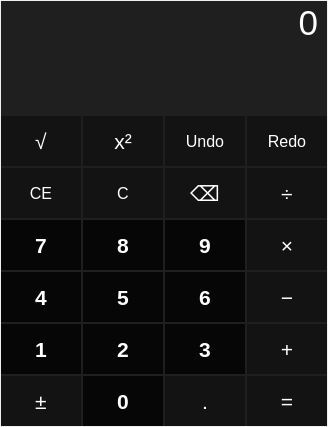
<?xml version="1.0" encoding="UTF-8"?>
<ui version="4.0">
 <class>SummerWarClass</class>
 <widget class="QMainWindow" name="SummerWarClass">
  <property name="enabled">
   <bool>true</bool>
  </property>
  <property name="geometry">
   <rect>
    <x>0</x>
    <y>0</y>
    <width>328</width>
    <height>427</height>
   </rect>
  </property>
  <property name="minimumSize">
   <size>
    <width>0</width>
    <height>0</height>
   </size>
  </property>
  <property name="windowTitle">
   <string>Calculator</string>
  </property>
  <property name="layoutDirection">
   <enum>Qt::LeftToRight</enum>
  </property>
  <property name="styleSheet">
   <string notr="true"/>
  </property>
  <widget class="QWidget" name="centralWidget">
   <property name="autoFillBackground">
    <bool>false</bool>
   </property>
   <property name="styleSheet">
    <string notr="true">QWidget {
color : #ffffff;
background-color: #1f1f1f;
margin: 1px;
border: none;
}
QPushButton {
width: 80;
height: 50;
background-color: #131313;
}
QPushButton:hover {
background-color: #4a4a4a;
}</string>
   </property>
   <layout class="QGridLayout" name="gridLayout">
    <property name="sizeConstraint">
     <enum>QLayout::SetDefaultConstraint</enum>
    </property>
    <property name="leftMargin">
     <number>0</number>
    </property>
    <property name="topMargin">
     <number>0</number>
    </property>
    <property name="rightMargin">
     <number>0</number>
    </property>
    <property name="bottomMargin">
     <number>0</number>
    </property>
    <property name="spacing">
     <number>0</number>
    </property>
    <item row="9" column="3">
     <widget class="QPushButton" name="pushButtonMinus">
      <property name="sizePolicy">
       <sizepolicy hsizetype="Preferred" vsizetype="Preferred">
        <horstretch>0</horstretch>
        <verstretch>1</verstretch>
       </sizepolicy>
      </property>
      <property name="font">
       <font>
        <pointsize>16</pointsize>
       </font>
      </property>
      <property name="autoFillBackground">
       <bool>false</bool>
      </property>
      <property name="text">
       <string>−</string>
      </property>
     </widget>
    </item>
    <item row="6" column="2">
     <widget class="QPushButton" name="pushButtonErase">
      <property name="sizePolicy">
       <sizepolicy hsizetype="Preferred" vsizetype="Preferred">
        <horstretch>0</horstretch>
        <verstretch>1</verstretch>
       </sizepolicy>
      </property>
      <property name="font">
       <font>
        <pointsize>16</pointsize>
       </font>
      </property>
      <property name="autoFillBackground">
       <bool>false</bool>
      </property>
      <property name="text">
       <string>⌫</string>
      </property>
     </widget>
    </item>
    <item row="4" column="1">
     <widget class="QPushButton" name="pushButtonSqr">
      <property name="sizePolicy">
       <sizepolicy hsizetype="Preferred" vsizetype="Preferred">
        <horstretch>0</horstretch>
        <verstretch>1</verstretch>
       </sizepolicy>
      </property>
      <property name="font">
       <font>
        <pointsize>16</pointsize>
        <weight>50</weight>
        <italic>false</italic>
        <bold>false</bold>
       </font>
      </property>
      <property name="text">
       <string>x²</string>
      </property>
     </widget>
    </item>
    <item row="11" column="0">
     <widget class="QPushButton" name="pushButtonNegate">
      <property name="sizePolicy">
       <sizepolicy hsizetype="Preferred" vsizetype="Preferred">
        <horstretch>0</horstretch>
        <verstretch>1</verstretch>
       </sizepolicy>
      </property>
      <property name="font">
       <font>
        <pointsize>16</pointsize>
       </font>
      </property>
      <property name="autoFillBackground">
       <bool>false</bool>
      </property>
      <property name="text">
       <string>±</string>
      </property>
     </widget>
    </item>
    <item row="11" column="2">
     <widget class="QPushButton" name="pushButtonDot">
      <property name="sizePolicy">
       <sizepolicy hsizetype="Preferred" vsizetype="Preferred">
        <horstretch>0</horstretch>
        <verstretch>1</verstretch>
       </sizepolicy>
      </property>
      <property name="font">
       <font>
        <pointsize>16</pointsize>
       </font>
      </property>
      <property name="autoFillBackground">
       <bool>false</bool>
      </property>
      <property name="text">
       <string>.</string>
      </property>
     </widget>
    </item>
    <item row="2" column="0" colspan="4">
     <widget class="QLabel" name="labelEntry">
      <property name="sizePolicy">
       <sizepolicy hsizetype="Preferred" vsizetype="Preferred">
        <horstretch>0</horstretch>
        <verstretch>1</verstretch>
       </sizepolicy>
      </property>
      <property name="minimumSize">
       <size>
        <width>0</width>
        <height>0</height>
       </size>
      </property>
      <property name="maximumSize">
       <size>
        <width>16777215</width>
        <height>100</height>
       </size>
      </property>
      <property name="font">
       <font>
        <pointsize>26</pointsize>
       </font>
      </property>
      <property name="styleSheet">
       <string notr="true"/>
      </property>
      <property name="text">
       <string>0</string>
      </property>
      <property name="textFormat">
       <enum>Qt::AutoText</enum>
      </property>
      <property name="scaledContents">
       <bool>false</bool>
      </property>
      <property name="alignment">
       <set>Qt::AlignRight|Qt::AlignTrailing|Qt::AlignVCenter</set>
      </property>
     </widget>
    </item>
    <item row="9" column="1">
     <widget class="QPushButton" name="pushButton5">
      <property name="sizePolicy">
       <sizepolicy hsizetype="Preferred" vsizetype="Preferred">
        <horstretch>0</horstretch>
        <verstretch>1</verstretch>
       </sizepolicy>
      </property>
      <property name="font">
       <font>
        <pointsize>16</pointsize>
        <weight>75</weight>
        <bold>true</bold>
       </font>
      </property>
      <property name="autoFillBackground">
       <bool>false</bool>
      </property>
      <property name="styleSheet">
       <string notr="true">QPushButton {
background-color: #060606;
}
QPushButton:hover {
background-color: #4a4a4a;
}</string>
      </property>
      <property name="text">
       <string>5</string>
      </property>
     </widget>
    </item>
    <item row="7" column="2">
     <widget class="QPushButton" name="pushButton9">
      <property name="sizePolicy">
       <sizepolicy hsizetype="Preferred" vsizetype="Preferred">
        <horstretch>0</horstretch>
        <verstretch>1</verstretch>
       </sizepolicy>
      </property>
      <property name="font">
       <font>
        <pointsize>16</pointsize>
        <weight>75</weight>
        <bold>true</bold>
       </font>
      </property>
      <property name="autoFillBackground">
       <bool>false</bool>
      </property>
      <property name="styleSheet">
       <string notr="true">QPushButton {
background-color: #060606;
}
QPushButton:hover {
background-color: #4a4a4a;
}</string>
      </property>
      <property name="text">
       <string>9</string>
      </property>
     </widget>
    </item>
    <item row="3" column="0" colspan="4">
     <widget class="QScrollArea" name="scrollArea">
      <property name="sizePolicy">
       <sizepolicy hsizetype="Preferred" vsizetype="Preferred">
        <horstretch>0</horstretch>
        <verstretch>1</verstretch>
       </sizepolicy>
      </property>
      <property name="maximumSize">
       <size>
        <width>16777215</width>
        <height>100</height>
       </size>
      </property>
      <property name="layoutDirection">
       <enum>Qt::RightToLeft</enum>
      </property>
      <property name="styleSheet">
       <string notr="true"/>
      </property>
      <property name="frameShape">
       <enum>QFrame::StyledPanel</enum>
      </property>
      <property name="frameShadow">
       <enum>QFrame::Sunken</enum>
      </property>
      <property name="widgetResizable">
       <bool>true</bool>
      </property>
      <property name="alignment">
       <set>Qt::AlignRight|Qt::AlignTrailing|Qt::AlignVCenter</set>
      </property>
      <widget class="QWidget" name="scrollAreaWidgetContents">
       <property name="geometry">
        <rect>
         <x>0</x>
         <y>0</y>
         <width>326</width>
         <height>69</height>
        </rect>
       </property>
       <property name="styleSheet">
        <string notr="true"/>
       </property>
       <layout class="QGridLayout" name="gridLayout_2">
        <property name="leftMargin">
         <number>0</number>
        </property>
        <property name="topMargin">
         <number>0</number>
        </property>
        <property name="rightMargin">
         <number>0</number>
        </property>
        <property name="bottomMargin">
         <number>0</number>
        </property>
        <property name="spacing">
         <number>0</number>
        </property>
        <item row="0" column="0">
         <widget class="QLabel" name="labelExpression">
          <property name="sizePolicy">
           <sizepolicy hsizetype="Preferred" vsizetype="Preferred">
            <horstretch>0</horstretch>
            <verstretch>1</verstretch>
           </sizepolicy>
          </property>
          <property name="minimumSize">
           <size>
            <width>0</width>
            <height>0</height>
           </size>
          </property>
          <property name="maximumSize">
           <size>
            <width>16777215</width>
            <height>100</height>
           </size>
          </property>
          <property name="sizeIncrement">
           <size>
            <width>0</width>
            <height>0</height>
           </size>
          </property>
          <property name="baseSize">
           <size>
            <width>0</width>
            <height>0</height>
           </size>
          </property>
          <property name="font">
           <font>
            <pointsize>12</pointsize>
           </font>
          </property>
          <property name="layoutDirection">
           <enum>Qt::RightToLeft</enum>
          </property>
          <property name="styleSheet">
           <string notr="true">QLabel {
height: 24;
}</string>
          </property>
          <property name="frameShape">
           <enum>QFrame::NoFrame</enum>
          </property>
          <property name="text">
           <string/>
          </property>
          <property name="scaledContents">
           <bool>false</bool>
          </property>
          <property name="alignment">
           <set>Qt::AlignRight|Qt::AlignTrailing|Qt::AlignVCenter</set>
          </property>
          <property name="indent">
           <number>-1</number>
          </property>
         </widget>
        </item>
       </layout>
      </widget>
     </widget>
    </item>
    <item row="4" column="0">
     <widget class="QPushButton" name="pushButtonSqrt">
      <property name="sizePolicy">
       <sizepolicy hsizetype="Preferred" vsizetype="Preferred">
        <horstretch>0</horstretch>
        <verstretch>1</verstretch>
       </sizepolicy>
      </property>
      <property name="font">
       <font>
        <pointsize>16</pointsize>
       </font>
      </property>
      <property name="text">
       <string>√</string>
      </property>
     </widget>
    </item>
    <item row="7" column="0">
     <widget class="QPushButton" name="pushButton7">
      <property name="sizePolicy">
       <sizepolicy hsizetype="Preferred" vsizetype="Preferred">
        <horstretch>0</horstretch>
        <verstretch>1</verstretch>
       </sizepolicy>
      </property>
      <property name="font">
       <font>
        <pointsize>16</pointsize>
        <weight>75</weight>
        <bold>true</bold>
       </font>
      </property>
      <property name="autoFillBackground">
       <bool>false</bool>
      </property>
      <property name="styleSheet">
       <string notr="true">QPushButton {
background-color: #060606;
}
QPushButton:hover {
background-color: #4a4a4a;
}</string>
      </property>
      <property name="text">
       <string>7</string>
      </property>
     </widget>
    </item>
    <item row="7" column="1">
     <widget class="QPushButton" name="pushButton8">
      <property name="sizePolicy">
       <sizepolicy hsizetype="Preferred" vsizetype="Preferred">
        <horstretch>0</horstretch>
        <verstretch>1</verstretch>
       </sizepolicy>
      </property>
      <property name="font">
       <font>
        <pointsize>16</pointsize>
        <weight>75</weight>
        <bold>true</bold>
       </font>
      </property>
      <property name="autoFillBackground">
       <bool>false</bool>
      </property>
      <property name="styleSheet">
       <string notr="true">QPushButton {
background-color: #060606;
}
QPushButton:hover {
background-color: #4a4a4a;
}</string>
      </property>
      <property name="text">
       <string>8</string>
      </property>
     </widget>
    </item>
    <item row="10" column="0">
     <widget class="QPushButton" name="pushButton1">
      <property name="sizePolicy">
       <sizepolicy hsizetype="Preferred" vsizetype="Preferred">
        <horstretch>0</horstretch>
        <verstretch>1</verstretch>
       </sizepolicy>
      </property>
      <property name="font">
       <font>
        <pointsize>16</pointsize>
        <weight>75</weight>
        <bold>true</bold>
       </font>
      </property>
      <property name="autoFillBackground">
       <bool>false</bool>
      </property>
      <property name="styleSheet">
       <string notr="true">QPushButton {
background-color: #060606;
}
QPushButton:hover {
background-color: #4a4a4a;
}</string>
      </property>
      <property name="text">
       <string>1</string>
      </property>
     </widget>
    </item>
    <item row="6" column="0">
     <widget class="QPushButton" name="pushButtonClearEntry">
      <property name="sizePolicy">
       <sizepolicy hsizetype="Preferred" vsizetype="Preferred">
        <horstretch>0</horstretch>
        <verstretch>1</verstretch>
       </sizepolicy>
      </property>
      <property name="font">
       <font>
        <pointsize>12</pointsize>
       </font>
      </property>
      <property name="autoFillBackground">
       <bool>false</bool>
      </property>
      <property name="text">
       <string>CE</string>
      </property>
     </widget>
    </item>
    <item row="11" column="1">
     <widget class="QPushButton" name="pushButton0">
      <property name="sizePolicy">
       <sizepolicy hsizetype="Preferred" vsizetype="Preferred">
        <horstretch>0</horstretch>
        <verstretch>1</verstretch>
       </sizepolicy>
      </property>
      <property name="font">
       <font>
        <pointsize>16</pointsize>
        <weight>75</weight>
        <bold>true</bold>
       </font>
      </property>
      <property name="autoFillBackground">
       <bool>false</bool>
      </property>
      <property name="styleSheet">
       <string notr="true">QPushButton {
background-color: #060606;
}
QPushButton:hover {
background-color: #4a4a4a;
}</string>
      </property>
      <property name="text">
       <string>0</string>
      </property>
     </widget>
    </item>
    <item row="9" column="2">
     <widget class="QPushButton" name="pushButton6">
      <property name="sizePolicy">
       <sizepolicy hsizetype="Preferred" vsizetype="Preferred">
        <horstretch>0</horstretch>
        <verstretch>1</verstretch>
       </sizepolicy>
      </property>
      <property name="font">
       <font>
        <pointsize>16</pointsize>
        <weight>75</weight>
        <bold>true</bold>
       </font>
      </property>
      <property name="autoFillBackground">
       <bool>false</bool>
      </property>
      <property name="styleSheet">
       <string notr="true">QPushButton {
background-color: #060606;
}
QPushButton:hover {
background-color: #4a4a4a;
}</string>
      </property>
      <property name="text">
       <string>6</string>
      </property>
     </widget>
    </item>
    <item row="9" column="0">
     <widget class="QPushButton" name="pushButton4">
      <property name="sizePolicy">
       <sizepolicy hsizetype="Preferred" vsizetype="Preferred">
        <horstretch>0</horstretch>
        <verstretch>1</verstretch>
       </sizepolicy>
      </property>
      <property name="font">
       <font>
        <pointsize>16</pointsize>
        <weight>75</weight>
        <bold>true</bold>
       </font>
      </property>
      <property name="autoFillBackground">
       <bool>false</bool>
      </property>
      <property name="styleSheet">
       <string notr="true">QPushButton {
background-color: #060606;
}
QPushButton:hover {
background-color: #4a4a4a;
}</string>
      </property>
      <property name="text">
       <string>4</string>
      </property>
     </widget>
    </item>
    <item row="4" column="2">
     <widget class="QPushButton" name="pushButtonUndo">
      <property name="sizePolicy">
       <sizepolicy hsizetype="Preferred" vsizetype="Preferred">
        <horstretch>0</horstretch>
        <verstretch>1</verstretch>
       </sizepolicy>
      </property>
      <property name="font">
       <font>
        <pointsize>12</pointsize>
       </font>
      </property>
      <property name="text">
       <string>Undo</string>
      </property>
     </widget>
    </item>
    <item row="4" column="3">
     <widget class="QPushButton" name="pushButtonRedo">
      <property name="sizePolicy">
       <sizepolicy hsizetype="Preferred" vsizetype="Preferred">
        <horstretch>0</horstretch>
        <verstretch>1</verstretch>
       </sizepolicy>
      </property>
      <property name="font">
       <font>
        <pointsize>12</pointsize>
       </font>
      </property>
      <property name="text">
       <string>Redo</string>
      </property>
     </widget>
    </item>
    <item row="10" column="1">
     <widget class="QPushButton" name="pushButton2">
      <property name="sizePolicy">
       <sizepolicy hsizetype="Preferred" vsizetype="Preferred">
        <horstretch>0</horstretch>
        <verstretch>1</verstretch>
       </sizepolicy>
      </property>
      <property name="font">
       <font>
        <pointsize>16</pointsize>
        <weight>75</weight>
        <bold>true</bold>
       </font>
      </property>
      <property name="autoFillBackground">
       <bool>false</bool>
      </property>
      <property name="styleSheet">
       <string notr="true">QPushButton {
background-color: #060606;
}
QPushButton:hover {
background-color: #4a4a4a;
}</string>
      </property>
      <property name="text">
       <string>2</string>
      </property>
     </widget>
    </item>
    <item row="10" column="3">
     <widget class="QPushButton" name="pushButtonPlus">
      <property name="sizePolicy">
       <sizepolicy hsizetype="Preferred" vsizetype="Preferred">
        <horstretch>0</horstretch>
        <verstretch>1</verstretch>
       </sizepolicy>
      </property>
      <property name="font">
       <font>
        <pointsize>16</pointsize>
       </font>
      </property>
      <property name="autoFillBackground">
       <bool>false</bool>
      </property>
      <property name="text">
       <string>+</string>
      </property>
     </widget>
    </item>
    <item row="10" column="2">
     <widget class="QPushButton" name="pushButton3">
      <property name="sizePolicy">
       <sizepolicy hsizetype="Preferred" vsizetype="Preferred">
        <horstretch>0</horstretch>
        <verstretch>1</verstretch>
       </sizepolicy>
      </property>
      <property name="font">
       <font>
        <pointsize>16</pointsize>
        <weight>75</weight>
        <bold>true</bold>
       </font>
      </property>
      <property name="autoFillBackground">
       <bool>false</bool>
      </property>
      <property name="styleSheet">
       <string notr="true">QPushButton {
background-color: #060606;
}
QPushButton:hover {
background-color: #4a4a4a;
}</string>
      </property>
      <property name="text">
       <string>3</string>
      </property>
     </widget>
    </item>
    <item row="7" column="3">
     <widget class="QPushButton" name="pushButtonMultiply">
      <property name="sizePolicy">
       <sizepolicy hsizetype="Preferred" vsizetype="Preferred">
        <horstretch>0</horstretch>
        <verstretch>1</verstretch>
       </sizepolicy>
      </property>
      <property name="font">
       <font>
        <pointsize>16</pointsize>
        <weight>50</weight>
        <bold>false</bold>
       </font>
      </property>
      <property name="autoFillBackground">
       <bool>false</bool>
      </property>
      <property name="text">
       <string>×</string>
      </property>
     </widget>
    </item>
    <item row="6" column="3">
     <widget class="QPushButton" name="pushButtonDivision">
      <property name="sizePolicy">
       <sizepolicy hsizetype="Preferred" vsizetype="Preferred">
        <horstretch>0</horstretch>
        <verstretch>1</verstretch>
       </sizepolicy>
      </property>
      <property name="font">
       <font>
        <pointsize>16</pointsize>
       </font>
      </property>
      <property name="autoFillBackground">
       <bool>false</bool>
      </property>
      <property name="text">
       <string>÷</string>
      </property>
     </widget>
    </item>
    <item row="11" column="3">
     <widget class="QPushButton" name="pushButtonEqual">
      <property name="sizePolicy">
       <sizepolicy hsizetype="Preferred" vsizetype="Preferred">
        <horstretch>0</horstretch>
        <verstretch>1</verstretch>
       </sizepolicy>
      </property>
      <property name="font">
       <font>
        <pointsize>16</pointsize>
       </font>
      </property>
      <property name="autoFillBackground">
       <bool>false</bool>
      </property>
      <property name="text">
       <string>=</string>
      </property>
     </widget>
    </item>
    <item row="6" column="1">
     <widget class="QPushButton" name="pushButtonClear">
      <property name="sizePolicy">
       <sizepolicy hsizetype="Preferred" vsizetype="Preferred">
        <horstretch>0</horstretch>
        <verstretch>1</verstretch>
       </sizepolicy>
      </property>
      <property name="font">
       <font>
        <pointsize>12</pointsize>
       </font>
      </property>
      <property name="autoFillBackground">
       <bool>false</bool>
      </property>
      <property name="text">
       <string>C</string>
      </property>
     </widget>
    </item>
   </layout>
  </widget>
 </widget>
 <layoutdefault spacing="6" margin="11"/>
 <resources>
  <include location="summerwar.qrc"/>
 </resources>
 <connections/>
</ui>
